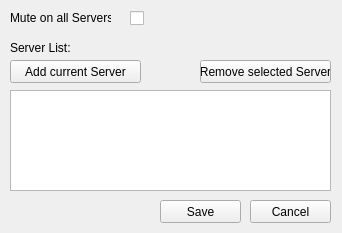
<?xml version="1.0" encoding="UTF-8"?>
<ui version="4.0">
 <class>settings_ui</class>
 <widget class="QWidget" name="settings_ui">
  <property name="geometry">
   <rect>
    <x>0</x>
    <y>0</y>
    <width>342</width>
    <height>233</height>
   </rect>
  </property>
  <property name="windowTitle">
   <string>AutoMute Settings</string>
  </property>
  <property name="windowIcon">
   <iconset resource="qt.qrc">
    <normaloff>:/icons/img/icon.png</normaloff>:/icons/img/icon.png</iconset>
  </property>
  <widget class="QPushButton" name="btn_cancel">
   <property name="geometry">
    <rect>
     <x>250</x>
     <y>200</y>
     <width>81</width>
     <height>23</height>
    </rect>
   </property>
   <property name="text">
    <string>Cancel</string>
   </property>
  </widget>
  <widget class="QPushButton" name="btn_save_settings">
   <property name="geometry">
    <rect>
     <x>160</x>
     <y>200</y>
     <width>81</width>
     <height>23</height>
    </rect>
   </property>
   <property name="text">
    <string>Save</string>
   </property>
  </widget>
  <widget class="QListWidget" name="lst_server_list">
   <property name="geometry">
    <rect>
     <x>10</x>
     <y>90</y>
     <width>321</width>
     <height>101</height>
    </rect>
   </property>
   <property name="selectionMode">
    <enum>QAbstractItemView::ExtendedSelection</enum>
   </property>
  </widget>
  <widget class="QPushButton" name="btn_add_server_to_list">
   <property name="geometry">
    <rect>
     <x>10</x>
     <y>60</y>
     <width>131</width>
     <height>23</height>
    </rect>
   </property>
   <property name="text">
    <string>Add current Server</string>
   </property>
  </widget>
  <widget class="QPushButton" name="btn_remove_server_from_list">
   <property name="geometry">
    <rect>
     <x>200</x>
     <y>60</y>
     <width>131</width>
     <height>23</height>
    </rect>
   </property>
   <property name="text">
    <string>Remove selected Server</string>
   </property>
  </widget>
  <widget class="QCheckBox" name="chk_always_mute">
   <property name="geometry">
    <rect>
     <x>130</x>
     <y>10</y>
     <width>16</width>
     <height>17</height>
    </rect>
   </property>
   <property name="layoutDirection">
    <enum>Qt::LeftToRight</enum>
   </property>
   <property name="text">
    <string/>
   </property>
  </widget>
  <widget class="QLabel" name="lbl_mute_on_all_servers">
   <property name="geometry">
    <rect>
     <x>10</x>
     <y>10</y>
     <width>101</width>
     <height>16</height>
    </rect>
   </property>
   <property name="text">
    <string>Mute on all Servers:</string>
   </property>
  </widget>
  <widget class="QLabel" name="lbl_server_list">
   <property name="geometry">
    <rect>
     <x>10</x>
     <y>40</y>
     <width>61</width>
     <height>16</height>
    </rect>
   </property>
   <property name="text">
    <string>Server List:</string>
   </property>
  </widget>
 </widget>
 <resources>
  <include location="qt.qrc"/>
 </resources>
 <connections/>
</ui>
